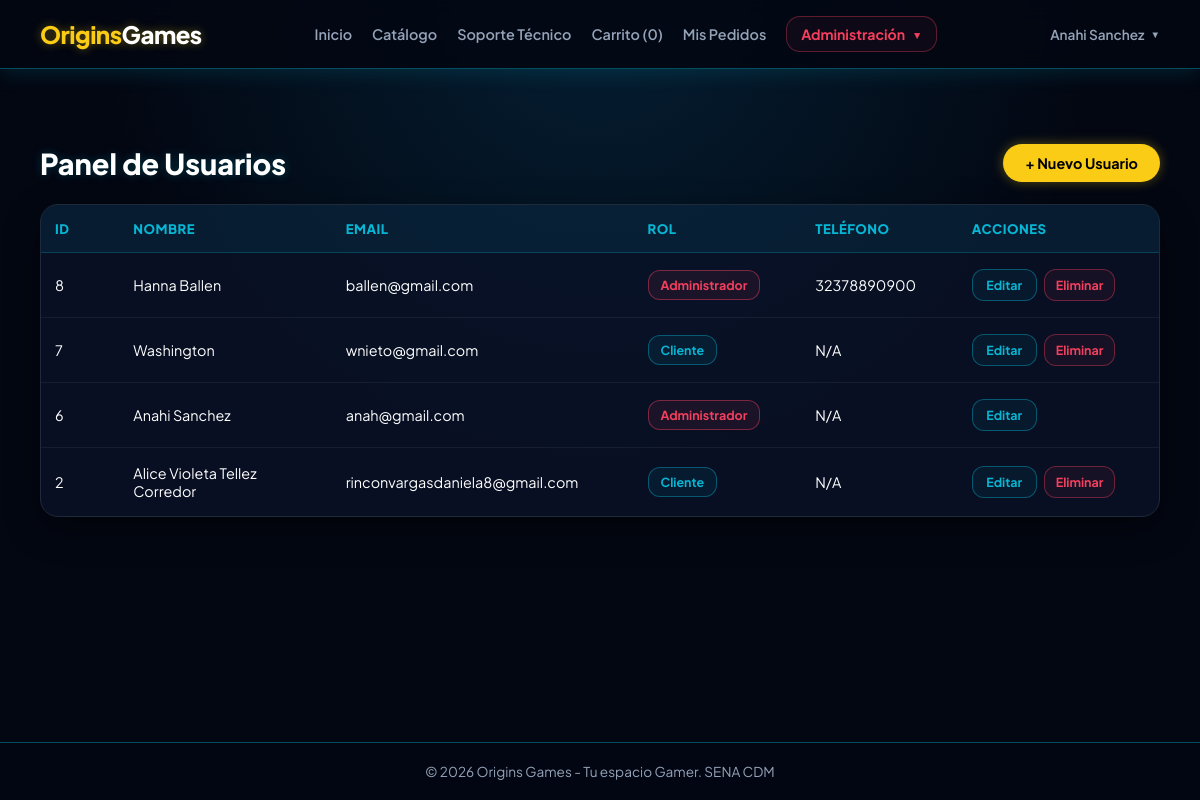
Before: /usuario (signed in) with the older database file.
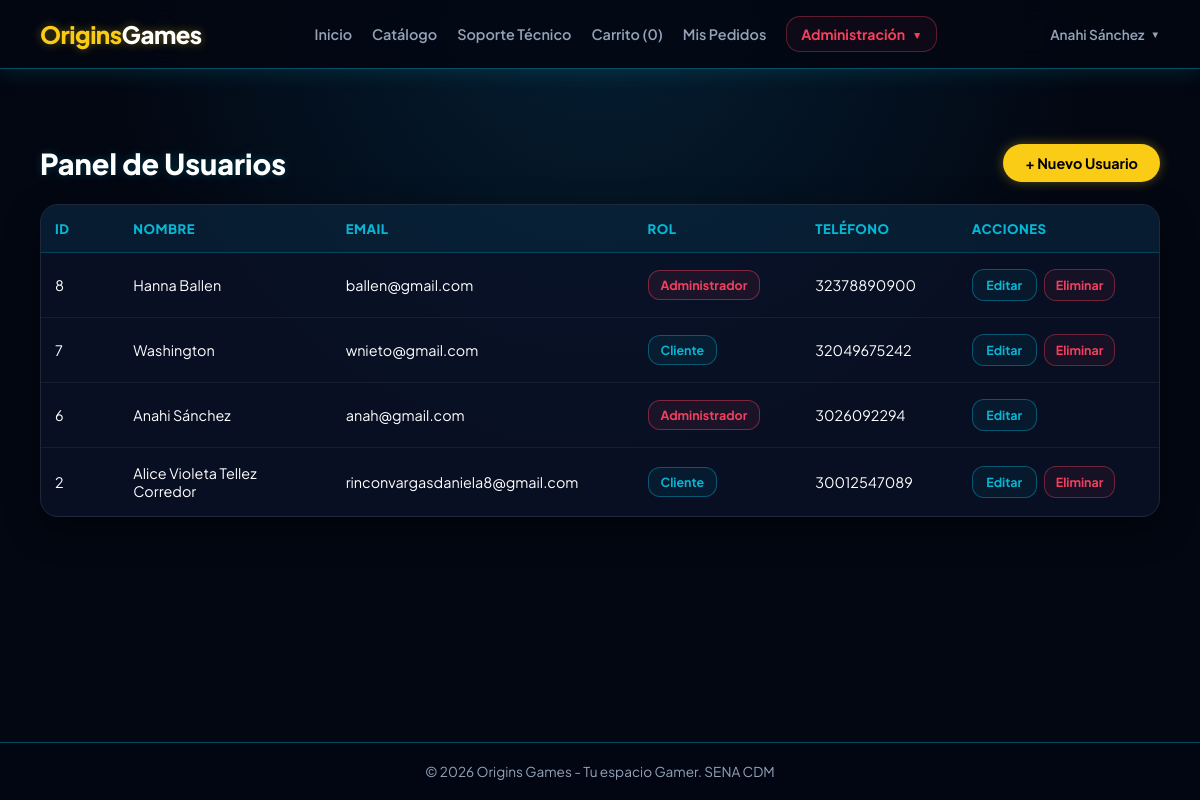
After: the same page with the newer database file.
### tables this page shows
CREATE TABLE `usuarios` (
  `id` int(11) NOT NULL,
  `rol_id` int(11) NOT NULL DEFAULT 2,
  `nombre` varchar(100) NOT NULL,
  `email` varchar(150) NOT NULL,
  `password` varchar(255) NOT NULL,
  `telefono` varchar(20) DEFAULT NULL,
  `direccion` text DEFAULT NULL,
  `creado_en` timestamp NOT NULL DEFAULT current_timestamp()
);

CREATE TABLE `roles` (
  `id` int(11) NOT NULL,
  `nombre` varchar(50) NOT NULL
);

### controllers/UsuarioController.php (called while the page is built, shortened)
<?php
require_once "models/Usuario.php";
require_once "config/AuthMiddleware.php";
class UsuarioController
{
    private $usuarioModel;
    public function __construct()
    {
        $this->usuarioModel = new Usuario();
    }
    public function index()
    {
        $usuarios = $this->usuarioModel->getAll();
        require_once "views/layouts/header.php";
        require_once "views/usuarios/index.php";
        require_once "views/layouts/footer.php";
    }
}

### config/AuthMiddleware.php (called while the page is built, shortened)
<?php
class AuthMiddleware {
    public static function isLogged() {
        return isset($_SESSION['usuario']);
    }
}

### config/database.php (called while the page is built)
<?php
class Database {
    private static $host = "localhost";
    private static $db_name = "origins_games";
    private static $username = "root";
    private static $password = "";
    private static $conn = null;
    public static function connect() {
        if (self::$conn === null) {
            try {
                self::$conn = new PDO(
                    "mysql:host=" . self::$host . ";dbname=" . self::$db_name . ";charset=utf8mb4",
                    self::$username,
                    self::$password,
                    [
                        PDO::ATTR_ERRMODE => PDO::ERRMODE_EXCEPTION,
                        PDO::ATTR_DEFAULT_FETCH_MODE => PDO::FETCH_ASSOC,
                        PDO::ATTR_EMULATE_PREPARES => false
                    ]
                );
            } catch (PDOException $e) {
                die("Error de Conexión: " . $e->getMessage());
            }
        }
        return self::$conn;
    }
}

### models/Usuario.php (called while the page is built, shortened)
<?php
require_once __DIR__ . '/../config/database.php';
class Usuario {
    private $db;
    public function __construct() {
        $this->db = Database::connect();
    }
    public function getAll() {
        $stmt = $this->db->query("SELECT u.*, r.nombre AS rol_nombre FROM usuarios u INNER JOIN roles r ON u.rol_id = r.id ORDER BY u.id DESC");
        return $stmt->fetchAll();
    }
}

### views/usuarios/index.php (the view, shortened to what the changed rows need)
<div class="usuarios-container">
    <div class="usuarios-header">
        <h2>
            Panel de Usuarios
        </h2>
    </div>
    <div class="usuarios-table-card">
        <div class="usuarios-table-wrapper">
            <table class="usuarios-table">
                <thead>
                    <tr>
                        <th>ID</th>
                        <th>Nombre</th>
                        <th>Email</th>
                        <th>Rol</th>
                        <th>Teléfono</th>
                        <th>Acciones</th>
                    </tr>
                </thead>
                <tbody>
                    <?php foreach ($usuarios as $u): ?>
                        <tr>
                            <td>
                                <?= htmlspecialchars($u['id']) ?>
                            </td>
                            <td>
                                <?= htmlspecialchars($u['nombre']) ?>
                            </td>
                            <td class="usuario-email">
                                <?= htmlspecialchars($u['email']) ?>
                            </td>
                            <td>
                                <span class="usuario-rol <?= $u['rol_id'] == 1 ? 'admin' : 'cliente' ?>">
                                    <?= htmlspecialchars($u['rol_nombre']) ?>
                                </span>
                            </td>
                            <td>
                                <?= htmlspecialchars(
                                    !empty($u['telefono'])
                                        ? $u['telefono']
                                        : 'N/A'
                                ) ?>
                            </td>
                            <td>
                                <div class="usuario-actions">
                                    <a
                                        href="/origins_games/usuario/edit?id=<?= urlencode($u['id']) ?>"
                                        class="usuario-action usuario-editar"
                                    >
                                        Editar
                                    </a>
                                    <?php if ($u['id'] != $_SESSION['usuario']['id']): ?>
                                        <a
                                            href="/origins_games/usuario/delete?id=<?= urlencode($u['id']) ?>"
                                            class="usuario-action usuario-eliminar"
                                            onclick="return confirm('¿Seguro que deseas eliminar a <?= htmlspecialchars($u['nombre'], ENT_QUOTES) ?>?');"
                                        >
                                            Eliminar
                                        </a>
                                    <?php endif; ?>
                                </div>
                            </td>
                        </tr>
                    <?php endforeach; ?>
                </tbody>
            </table>
        </div>
    </div>
</div>

### views/layouts/header.php (shortened to what the changed rows need)
<?php
require_once __DIR__ . '/../../config/AuthMiddleware.php';
?>
<!DOCTYPE html>
<html lang="es">
<head>
</head>
<body>
<header class="navbar">
    <div class="auth-buttons">
        <?php if (AuthMiddleware::isLogged()): ?>
            <div class="user-profile-menu">
                <a
                    href="#"
                    class="user-profile-button"
                    onclick="return false;"
                >
                    <?= htmlspecialchars(
                        $_SESSION['usuario']['nombre'] ?? 'Usuario'
                    ) ?>
                    <span class="user-profile-arrow">
                        ▼
                    </span>
                </a>
            </div>
        <?php endif; ?>
    </div>
</header>
<main class="container">

Changed rows visible on the page:
changed usuarios "Washington": telefono "N/A" → "32049675242"
changed usuarios "anah@gmail.com": nombre "Anahi Sanchez" → "Anahi Sánchez"; telefono "N/A" → "3026092294"
changed usuarios "Alice Violeta Tellez Corredor": telefono "N/A" → "30012547089"
Other visible differences:
$_SESSION['usuario']['nombre']: "Anahi Sanchez" → "Anahi Sánchez"
